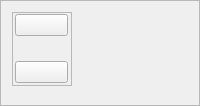
     <widget class="QFrame" name="modeLayout">
      <property name="minimumSize">
       <size>
        <width>0</width>
        <height>0</height>
       </size>
      </property>
      <property name="frameShape">
       <enum>QFrame::StyledPanel</enum>
      </property>
      <property name="frameShadow">
       <enum>QFrame::Raised</enum>
      </property>
      <layout class="QVBoxLayout" name="verticalLayout_12">
       <item>
        <layout class="QVBoxLayout" name="frame_10">
         <property name="sizeConstraint">
          <enum>QLayout::SetDefaultConstraint</enum>
         </property>
         <item>
          <widget class="QFrame" name="frame_8">
           <property name="minimumSize">
            <size>
             <width>0</width>
             <height>50</height>
            </size>
           </property>
           <property name="maximumSize">
            <size>
             <width>60</width>
             <height>110</height>
            </size>
           </property>
           <property name="frameShape">
            <enum>QFrame::StyledPanel</enum>
           </property>
           <property name="frameShadow">
            <enum>QFrame::Raised</enum>
           </property>
           <property name="lineWidth">
            <number>0</number>
           </property>
           <layout class="QHBoxLayout" name="horizontalLayout_8">
            <property name="spacing">
             <number>0</number>
            </property>
            <property name="leftMargin">
             <number>2</number>
            </property>
            <property name="topMargin">
             <number>1</number>
            </property>
            <property name="rightMargin">
             <number>3</number>
            </property>
            <property name="bottomMargin">
             <number>2</number>
            </property>
            <item>
             <layout class="QVBoxLayout" name="verticalLayout_9">
              <item>
               <widget class="QPushButton" name="modeSideBar">
                <property name="minimumSize">
                 <size>
                  <width>0</width>
                  <height>0</height>
                 </size>
                </property>
                <property name="maximumSize">
                 <size>
                  <width>60</width>
                  <height>55</height>
                 </size>
                </property>
                <property name="text">
                 <string/>
                </property>
                <property name="icon">
                 <iconset>
                  <normaloff>icons/www.png</normaloff>icons/www.png</iconset>
                </property>
                <property name="iconSize">
                 <size>
                  <width>50</width>
                  <height>40</height>
                 </size>
                </property>
                <property name="shortcut">
                 <string>Ctrl+S</string>
                </property>
                <property name="checkable">
                 <bool>true</bool>
                </property>
                <property name="checked">
                 <bool>false</bool>
                </property>
                <property name="flat">
                 <bool>false</bool>
                </property>
               </widget>
              </item>
              <item>
               <spacer name="verticalSpacer_2">
                <property name="orientation">
                 <enum>Qt::Vertical</enum>
                </property>
                <property name="sizeType">
                 <enum>QSizePolicy::Fixed</enum>
                </property>
                <property name="sizeHint" stdset="0">
                 <size>
                  <width>17</width>
                  <height>5</height>
                 </size>
                </property>
               </spacer>
              </item>
              <item>
               <spacer name="verticalSpacer">
                <property name="orientation">
                 <enum>Qt::Vertical</enum>
                </property>
                <property name="sizeHint" stdset="0">
                 <size>
                  <width>20</width>
                  <height>20</height>
                 </size>
                </property>
               </spacer>
              </item>
              <item>
               <widget class="QPushButton" name="dashboardbtn">
                <property name="minimumSize">
                 <size>
                  <width>0</width>
                  <height>0</height>
                 </size>
                </property>
                <property name="maximumSize">
                 <size>
                  <width>60</width>
                  <height>55</height>
                 </size>
                </property>
                <property name="text">
                 <string/>
                </property>
                <property name="icon">
                 <iconset>
                  <normaloff>icons/dashboard.png</normaloff>icons/dashboard.png</iconset>
                </property>
                <property name="iconSize">
                 <size>
                  <width>40</width>
                  <height>40</height>
                 </size>
                </property>
                <property name="shortcut">
                 <string>Ctrl+D</string>
                </property>
                <property name="checkable">
                 <bool>true</bool>
                </property>
                <property name="checked">
                 <bool>false</bool>
                </property>
                <property name="flat">
                 <bool>false</bool>
                </property>
               </widget>
              </item>
             </layout>
            </item>
           </layout>
          </widget>
         </item>
         <item>
          <widget class="QFrame" name="sideBarFrame">
           <property name="minimumSize">
            <size>
             <width>0</width>
             <height>0</height>
            </size>
           </property>
           <property name="maximumSize">
            <size>
             <width>0</width>
             <height>16777215</height>
            </size>
           </property>
           <property name="font">
            <font>
             <pointsize>10</pointsize>
            </font>
           </property>
           <property name="frameShape">
            <enum>QFrame::StyledPanel</enum>
           </property>
           <property name="frameShadow">
            <enum>QFrame::Raised</enum>
           </property>
           <layout class="QHBoxLayout" name="horizontalLayout_22">
            <property name="leftMargin">
             <number>0</number>
            </property>
            <property name="topMargin">
             <number>0</number>
            </property>
            <property name="rightMargin">
             <number>0</number>
            </property>
            <property name="bottomMargin">
             <number>0</number>
            </property>
           </layout>
          </widget>
         </item>
        </layout>
       </item>
      </layout>
     </widget>
